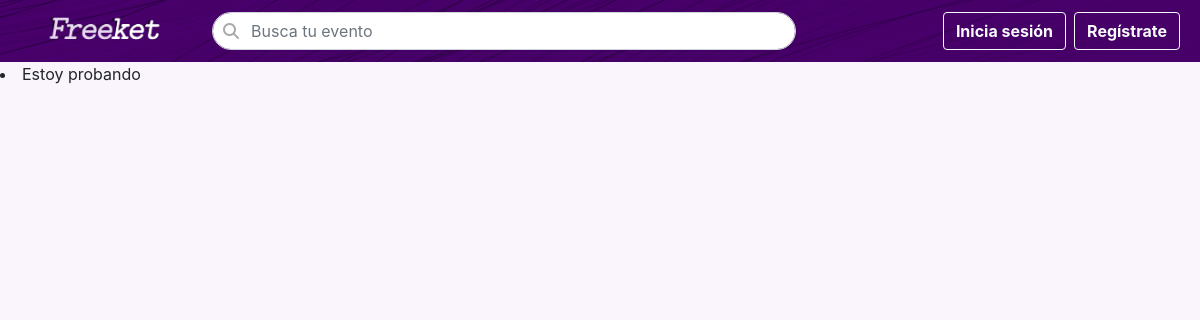
The app's page /eventos/, older data.
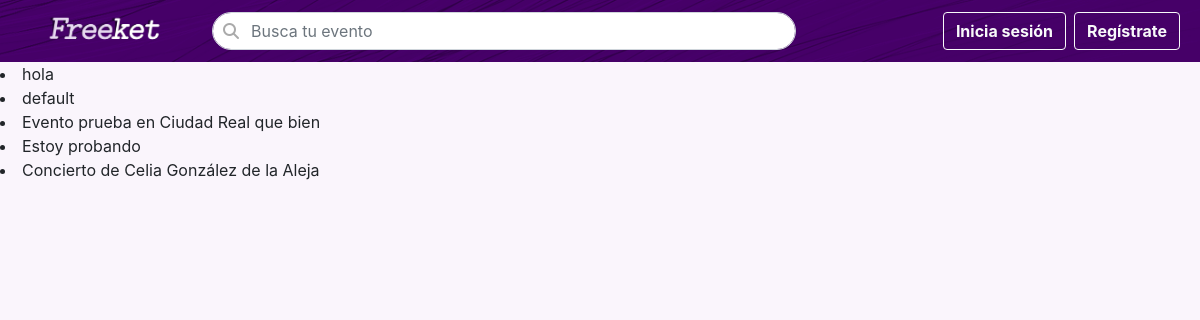
The same page, newer data.
### freeketapp/models.py (models this page shows)
class Evento(models.Model):
    id = models.UUIDField(null=False, primary_key=True, default=uuid.uuid4)
    titulo = models.CharField(max_length=50)
    descripcion = models.CharField(max_length=20000, default="")
    url_id = models.CharField(max_length=100, default='default')
    fecha = models.DateField()
    hora = models.CharField(max_length=5)
    numero_entradas_inicial = models.IntegerField(default=1)
    numero_entradas_actual = models.IntegerField(default=1)
    max_entradas_user = models.IntegerField()
    ciudad = models.CharField(max_length=50, default='')
    direccion = models.CharField(max_length=100, default='')
    cpostal = models.CharField(max_length=20, default='')
    key = models.CharField(max_length=100, default='default')
    organizador = models.ForeignKey(Organizador, on_delete=models.CASCADE, default=1)
    fecha_creacion = models.DateField(default=date.today())
    visitas = models.IntegerField(default=0)
    img = models.ImageField(upload_to='m', blank=True)
    objects = models.Manager()

### freeketapp/views.py (the view, shortened to what this page needs)
# urls.py: path('eventos/', views.eventos, name='eventos'),
def eventos(request):
    context = {'islogged': 'y', 'name': request.user.username}
    if not request.user.is_authenticated:
        context['islogged'] = 'n'
    titulo = request.GET.get("titulo")
    evs = Evento.objects.all()
    if titulo is not None:
        evs = Evento.objects.filter(titulo__icontains=titulo)
    context['eventos'] = evs
    return render(request, "freeketapp/eventos.html", context)

### freeketapp/templates/freeketapp/eventos.html
{% extends "freeketapp/base.html" %}
{% block contenido %}
{% include 'freeketapp/eventos_parcial.html' %}
{% endblock %}

### freeketapp/templates/freeketapp/base.html (shortened to what this page needs)
<!DOCTYPE html>
<html lang="es">
<head>
   <link rel="stylesheet" href="https://stackpath.bootstrapcdn.com/bootstrap/4.4.1/css/bootstrap.min.css">
    {% load static %}
    {% load static %}
    <link href="{% static 'freeketapp/jquery.timepicker.css' %}" rel="stylesheet">
    {% load static %}
    <link href="{% static 'freeketapp/style.css' %}" rel="stylesheet" type="text/css">
    <link href="//code.jquery.com/ui/1.12.1/themes/base/jquery-ui.css" rel="stylesheet">
</head>
<body>
{% block header %}
<nav class="navbar navbar-expand-lg navbar-dark navbar-custom py-2">
    <a href={% url 'index' %} class="navbar-brand navbar-left">
                {% load static %}
                <img src="{% static 'freeketapp/logo5.png' %}" width="120" alt=""
                    class="d-inline-block align-middle mr-2">
            </a>
    <form class="mx-2 d-inline w-50" action="/eventos/" method="get">
        <div class="input-group form-rounded has-search">
            <input class="form-control form-rounded" id="busqueda" name = "titulo" placeholder="Busca tu evento" type="text">
        </div>
    </form>
    <div class="collapse navbar-collapse " id="navbarColor02">
        <ul class="navbar-nav d-lg-flex align-items-center nav-fill ml-auto mr-1 my-1">
            {% if islogged == 'y' %}
            {% if profile == 'org' %}
            <li class="nav-item">
                <a href={% url 'crear_evento' %}>
                    <button class="btn btn-outline-light my-2 mx-2 my-sm-0" type="button"><strong>Crear evento</strong></button>
                </a>
            </li>
            <li class="nav-item">
                <a href={% url 'gestionar_eventos' %}>
                <button class="btn btn-outline-light my-2 mx-2 my-sm-0" type="button"><strong>Gestionar eventos</strong></button>
                </a>
            </li>
            {% else %}
            <li class="nav-item">
                <a href={% url 'misentradas' %}>
                <button class="btn btn-outline-light my-2 mx-2 my-sm-0" type="button"><strong>Mis entradas</strong></button>
                </a>
            </li>
            {% endif %}
            <li class="nav-item dropdown">
                <a aria-expanded="false" aria-haspopup="true" class="nav-link dropdown-toggle" data-toggle="dropdown"
                   href="#" id="dropacciones">
                    Hola, {{ name }}
                </a>
                <div aria-labelledby="navbarDropdownMenuLink" class="dropdown-menu dropdown-menu-right">
                    <a class="dropdown-item" href={% url 'mi_perfil' %}>Mi perfil</a>
                    <div class="dropdown-divider"></div>
                    {% if profile == 'org' and not assist %}
                    <a class="dropdown-item" href={% url 'registro_asistente' %}>Regístrate como asistente</a>
                    {% elif profile == 'org' and assist %}
                    <a class="dropdown-item" href={% url 'perfil_asistente' %}>Cambiar a modo asistente</a>
                    {% elif profile == 'assist' and not org %}
                    <a class="dropdown-item" href={% url 'registro_organizador' %}>Regístrate como organizador</a>
                    {% else %}
                    <a class="dropdown-item" href={% url 'perfil_organizador' %}>Cambiar a modo organizador</a>
                    {% endif %}
                    <div class="dropdown-divider"></div>
                    <a class="dropdown-item" href={% url 'cerrar_sesion' %}>Cerrar sesión</a>
                </div>
            </li>
            {% else %}
            <li class="nav-item">
                <a href="/login/">
                    <button class="btn btn-outline-light my-2 mx-2 my-sm-0" type="button"><strong>Inicia sesión</strong></button>
                </a>
            </li>
            <li class="nav-item">
                <a href="/registro/">
                    <button class="btn btn-outline-light my-2 my-sm-0" type="button"><strong>Regístrate</strong></button>
                </a>
            </li>
            {% endif %}
        </ul>
    </div>
</nav>
{% endblock %}
{% block contenido %}{% endblock %}
{% load static %}
{% load static %}
</body>
</html>

### freeketapp/templates/freeketapp/eventos_parcial.html
{% if eventos %}
{% for i in eventos %}
<li>{{ i.titulo }}</li>
{% endfor %}
{% endif %}

### freeketapp/static/freeketapp/style.css (style rules this page uses)
html { min-height: 100%; position: relative; }
body { background-color: #faf5fc; }
.navbar { padding-top: 50; padding-bottom: 0; }
.navbar-brand { margin-right: 30px; margin-left: 30px; }
#busqueda { border-radius:20px; }
.navbar-custom { background-image: url("back6.png"); background-repeat: no-repeat; background-size: cover; background-position: center; }
.has-search .form-control { padding-left: 2.375rem; }

Row changes from the older to the newer data that the page shows:
added Evento: titulo "hola"
added Evento: titulo "default"
added Evento: titulo "Evento prueba en Ciudad Real que bien"
added Evento: titulo "Concierto de Celia González de la Aleja"
